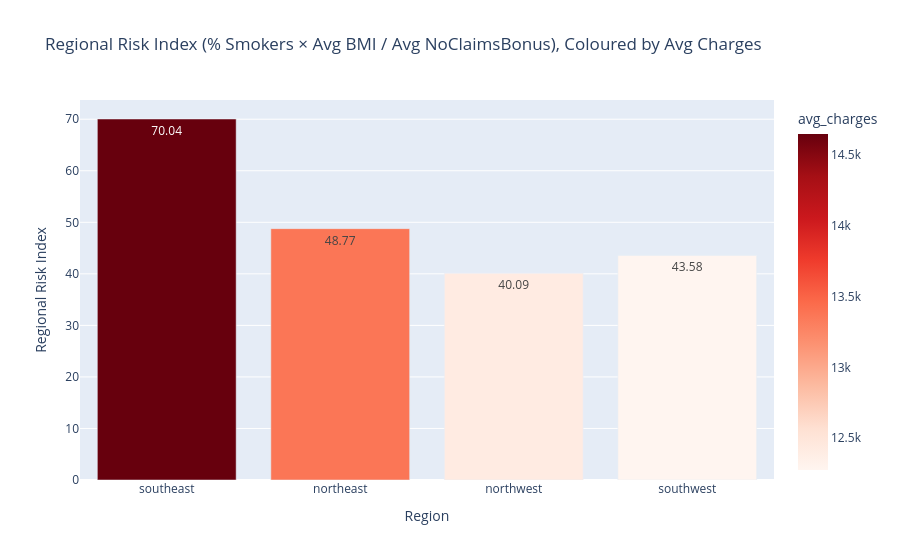

Notebook code cell kept with this figure:
### Markdown cell above
## Interaction, Regional and Dimensionality-Reduction Insights

**1. The Obese-Smoker Interaction (Financial Cliff):** for non-smokers, charges scale roughly
linearly with BMI/age; for smokers, charges jump sharply once BMI crosses 30 (obese threshold),
moving from a lower band (~£15,000-£22,000) to an extreme risk band (~£35,000-£60,000+). This
interaction is why raw BMI outliers up to ~53.13 were retained — they identify the exact
high-cost beneficiaries driving risk selection, not data errors.

**2. Geographic Disparities & Regional Risk Index:** Southeast has both the highest sample density
and the highest mean charges, ahead of Southwest. A `Regional_Risk_Index` (`% smokers × avg BMI /
avg NoClaimsBonus`) helps separate whether a region's high cost is driven by price premiums or by
poorer underlying health metrics (smoking prevalence, BMI) relative to its claims discipline.

**3. The Degraded Cushion of the No-Claims Bonus:** faceting `NoClaimsBonus` vs `charges` by age
band shows that older cohorts, even at the maximum 20% discount, still carry substantially
elevated base charges. The bonus limits how high they spike but does not return them to the
baseline cost of younger, similarly-discounted policyholders — an "age inflation" effect the
discount cannot fully offset.

**4. PCA vs LDA Disagreement:** PCA is unsupervised and projects along maximum variance, which is
dominated by `charges`/age/family-size scale rather than the smoker/non-smoker class boundary,
giving a near-zero silhouette score. LDA is supervised and explicitly maximises the distance
between the `smoker` classes, giving a higher (though still modest) silhouette score. The gap
between the two demonstrates that unsupervised variance and supervised class separability are not
the same thing.

### Code cell
import plotly.express as px

# Regional Risk Index alongside average charges, sorted by charges to match the table above.
regional_plot = regional_summary.sort_values("avg_charges", ascending=False).reset_index()

fig_risk_index = px.bar(
    regional_plot,
    x="region",
    y="Risk_Index",
    color="avg_charges",
    color_continuous_scale="Reds",
    text_auto=".2f",
    hover_data=["avg_charges", "smoker_rate", "avg_bmi", "avg_ncb"],
    title="Regional Risk Index (% Smokers × Avg BMI / Avg NoClaimsBonus), Coloured by Avg Charges"
)
fig_risk_index.update_xaxes(title="Region")
fig_risk_index.update_yaxes(title="Regional Risk Index")
fig_risk_index.show()

### Figure 1 — Plotly figure (JSON) as saved in the notebook; plotly's stock layout.template omitted (floating-point values rounded to 4 significant figures)
{"data": [{"customdata": [[14650.0, 0.25, 33.37, 0.1191], [13370.0, 0.2068, 29.19, 0.1238], [12420.0, 0.1785, 29.24, 0.1302], [12270.0, 0.1785, 30.62, 0.1254]], "hovertemplate": "region=%{x}<br>Risk_Index=%{y}<br>avg_charges=%{marker.color}<br>smoker_rate=%{customdata[1]}<br>avg_bmi=%{customdata[2]}<br>avg_ncb=%{customdata[3]}<extra></extra>", "legendgroup": "", "marker": {"color": [14650.0, 13370.0, 12420.0, 12270.0], "coloraxis": "coloraxis", "pattern": {"shape": ""}}, "name": "", "orientation": "v", "showlegend": false, "textposition": "auto", "texttemplate": "%{y:.2f}", "type": "bar", "x": ["southeast", "northeast", "northwest", "southwest"], "xaxis": "x", "y": [70.04, 48.77, 40.09, 43.58], "yaxis": "y"}], "layout": {"barmode": "relative", "coloraxis": {"colorbar": {"title": {"text": "avg_charges"}}, "colorscale": [[0, "rgb(255,245,240)"], [0.125, "rgb(254,224,210)"], [0.25, "rgb(252,187,161)"], [0.375, "rgb(252,146,114)"], [0.5, "rgb(251,106,74)"], [0.625, "rgb(239,59,44)"], [0.75, "rgb(203,24,29)"], [0.875, "rgb(165,15,21)"], [1, "rgb(103,0,13)"]]}, "legend": {"tracegroupgap": 0}, "title": {"text": "Regional Risk Index (% Smokers × Avg BMI / Avg NoClaimsBonus), Coloured by Avg Charges"}, "xaxis": {"anchor": "y", "domain": [0, 1], "title": {"text": "Region"}}, "yaxis": {"anchor": "x", "domain": [0, 1], "title": {"text": "Regional Risk Index"}}}}
